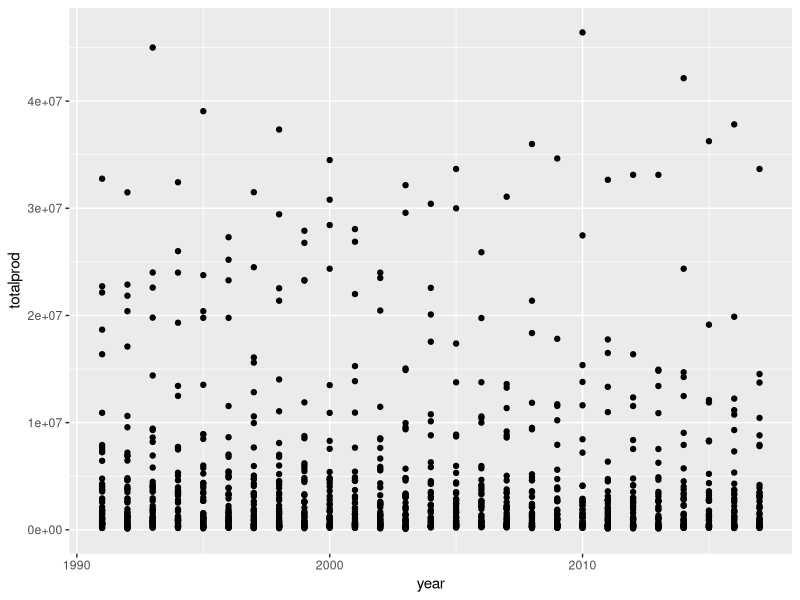

Source code (R):
## ---- chunk 1
library(tidyverse)
install.packages("ggubr")
library(ggpubr)
install.packages("ggubr")
library(rstatix)
## ---- chunk 2
honey <- read.csv("./Honey_v03.csv")
honey
## ---- chunk 3
year_plot <- ggplot(honey, aes(year, totalprod)) + geom_point()
year_plot
